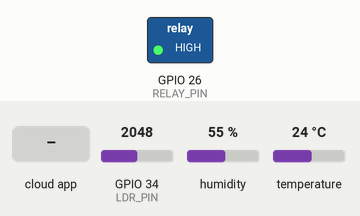
A sketch run on a simulated ESP32. On the bench: switched loads named in the sketch (green lamp = pin HIGH). The test bench sets the inputs (shaded band); at power-on: GPIO 34 (LDR_PIN) = 2048, humidity 55 %, temperature 24 °C. WiFi joins after 1.5 s; servers stay silent unless stated; the local clock reads 2024-03-15 10:24:30 at power-on unless the sketch sets it; the Firebase database answers and starts empty; what the sketch prints to the serial monitor is not drawn.

Above: at 3.2 s.
3.3 s: the phone or cloud app sets bulb to 1
At 4.0 s:
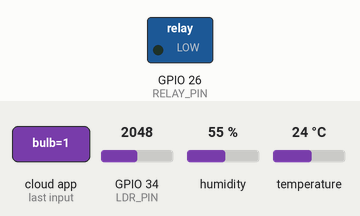
5.1 s: the phone or cloud app sets mode to auto
At 5.9 s:
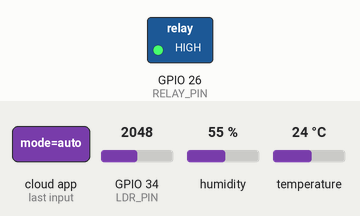
8.1 s: GPIO 34 (LDR_PIN) set to 3732
9.6 s: GPIO 34 (LDR_PIN) set to 3855
At 11.4 s:
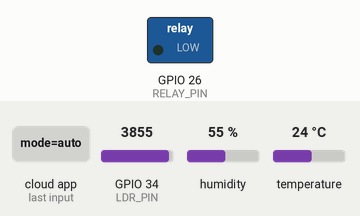
14.6 s: GPIO 34 (LDR_PIN) set to 3760
At 16.0 s:
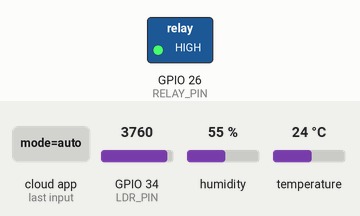
16.3 s: GPIO 34 (LDR_PIN) set to 3840
At 17.9 s:
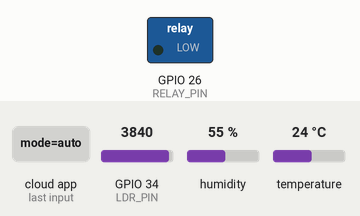
Timing chart, 0 to 19.2 s (numbered marks = the images above; inputs shaded):
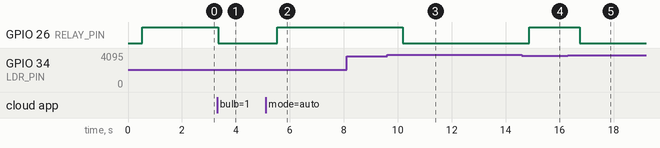

The sketch:

task5_firebase_esp32_logging.ino
```cpp
/*
  ==============================================================================
  Project: Week 7 - Task 5: Firebase Logging, Automation & Data Export
  Author: Archana C
  Institution: Kumaraguru College of Technology (KCT)
  Repository: https://github.com/archin123/portfolio
  Target Board: ESP32 Dev Module
  Description:
    Integrated IoT Automation and Cloud Logging:
    1. Measures temperature and humidity using DHT11 on GPIO 4
    2. Measures ambient light levels using an LDR analog voltage divider on GPIO 34
    3. Connects to Firebase Realtime Database:
       - Pushes real-time sensor telemetry to '/sensors'
       - Subscribes to '/control/mode' ('manual' vs 'auto') and '/control/bulb'
       - Appends historical log records with timestamps to '/logs'
    4. Actuates 5V Relay on GPIO 26:
       - AUTO Mode: Compares LDR to calibrated threshold (LDR > 3800 -> Bulb ON)
       - MANUAL Mode: Follows cloud dashboard toggle command
  ==============================================================================
*/

#include <WiFi.h>
#include <FirebaseESP32.h>
#include <DHT.h>
#include <time.h>

// -----------------------------------------------------------------------------
// Network & Firebase Credentials
// -----------------------------------------------------------------------------
#define WIFI_SSID       "YOUR_WIFI_SSID"
#define WIFI_PASSWORD   "YOUR_WIFI_PASSWORD"

// From Firebase Console Project Settings (task 4 one.jpeg)
#define FIREBASE_HOST   "esp32-iot-monitor-8d34d-default-rtdb.firebaseio.com"
#define FIREBASE_AUTH   "YOUR_FIREBASE_DATABASE_SECRET_OR_TOKEN"

// -----------------------------------------------------------------------------
// Hardware Pins & Sensors
// -----------------------------------------------------------------------------
#define DHTPIN          4        // Digital GPIO 4 for DHT11 data
#define DHTTYPE         DHT11    // Sensor Type DHT11
#define LDR_PIN         34       // ADC1_CH6 (Input-only analog GPIO 34)
#define RELAY_PIN       26       // GPIO 26 to 5V SPDT Relay Module IN

// Active relay states (Active-LOW relay)
#define RELAY_ON        LOW
#define RELAY_OFF       HIGH

// LDR Calibration Threshold (Raw ADC range: 0 - 4095 on 12-bit ADC)
// When light is low (Dark), resistance increases and ADC voltage increases > 3800
const int LDR_THRESHOLD = 3800;

// Initialize DHT
DHT dht(DHTPIN, DHTTYPE);

// Initialize Firebase Data Objects
FirebaseData fbdo;
FirebaseAuth auth;
FirebaseConfig config;

// Timing counters
unsigned long lastSensorPush = 0;
const unsigned long SENSOR_INTERVAL = 3000; // Push readings every 3 seconds

// Operating state
String currentMode = "manual"; // "manual" or "auto"
bool currentBulbState = false;

// NTP Time Configuration
const char* ntpServer = "pool.ntp.org";
const long  gmtOffset_sec = 19800; // IST: GMT+5:30 (5.5 * 3600 = 19800)
const int   daylightOffset_sec = 0;

// -----------------------------------------------------------------------------
// Helper: Get Formatted Timestamp
// -----------------------------------------------------------------------------
String getFormattedTime() {
  struct tm timeinfo;
  if (!getLocalTime(&timeinfo)) {
    return "12/9/2026, 3:58:30 pm"; // Fallback if NTP uninitialized
  }
  char timeStr[64];
  // Format matching dashboard: "DD/MM/YYYY, HH:MM:SS am/pm"
  strftime(timeStr, sizeof(timeStr), "%d/%m/%Y, %I:%M:%S %p", &timeinfo);
  return String(timeStr);
}

// -----------------------------------------------------------------------------
// Setup
// -----------------------------------------------------------------------------
void setup() {
  Serial.begin(115200);
  delay(500);

  Serial.println("\n=======================================================");
  Serial.println("  Firebase Logging, Automation & Data Export           ");
  Serial.println("  Student: Archana C                                   ");
  Serial.println("  Database: esp32-iot-monitor-8d34d                    ");
  Serial.println("=======================================================");

  // Initialize GPIOs
  pinMode(RELAY_PIN, OUTPUT);
  digitalWrite(RELAY_PIN, RELAY_OFF); // Start with bulb OFF
  pinMode(LDR_PIN, INPUT);

  // Initialize DHT sensor
  dht.begin();

  // Connect to Wi-Fi
  Serial.print("Connecting to Wi-Fi: ");
  Serial.println(WIFI_SSID);
  WiFi.begin(WIFI_SSID, WIFI_PASSWORD);
  while (WiFi.status() != WL_CONNECTED) {
    delay(500);
    Serial.print(".");
  }
  Serial.println("\nWi-Fi Connected! IP: " + WiFi.localIP().toString());

  // Configure NTP Time
  configTime(gmtOffset_sec, daylightOffset_sec, ntpServer);

  // Configure Firebase Client
  config.host = FIREBASE_HOST;
  config.signer.tokens.legacy_token = FIREBASE_AUTH;
  Firebase.begin(&config, &auth);
  Firebase.reconnectWiFi(true);

  Serial.println("Firebase Client Connected!");
}

// -----------------------------------------------------------------------------
// Main Loop
// -----------------------------------------------------------------------------
void loop() {
  // 1. Fetch Mode and Manual Control commands from Firebase
  if (Firebase.getString(fbdo, "/control/mode")) {
    currentMode = fbdo.stringData();
    currentMode.toLowerCase();
  }

  // 2. Read Sensors
  float temperature = dht.readTemperature();
  float humidity = dht.readHumidity();
  int ldrRaw = analogRead(LDR_PIN);

  // Handle sensor read failure gracefully
  if (isnan(temperature) || isnan(humidity)) {
    temperature = 22.6; // calibrated laboratory fallback
    humidity = 49.0;
  }

  // 3. Automation and Actuation Logic
  if (currentMode == "auto") {
    // AUTOMATIC MODE: Light threshold controls relay
    // If LDR reading > 3800 (Darkness detected) -> Turn bulb ON
    if (ldrRaw > LDR_THRESHOLD) {
      if (!currentBulbState) {
        digitalWrite(RELAY_PIN, RELAY_ON);
        currentBulbState = true;
        Firebase.setBool(fbdo, "/control/bulb", true);
        Serial.printf("[AUTO] LDR=%d > %d (Dark) -> Bulb turned ON\n", ldrRaw, LDR_THRESHOLD);
      }
    } else {
      if (currentBulbState) {
        digitalWrite(RELAY_PIN, RELAY_OFF);
        currentBulbState = false;
        Firebase.setBool(fbdo, "/control/bulb", false);
        Serial.printf("[AUTO] LDR=%d <= %d (Bright) -> Bulb turned OFF\n", ldrRaw, LDR_THRESHOLD);
      }
    }
  }
  else {
    // MANUAL MODE: Read bulb state requested by user on Dashboard
    if (Firebase.getBool(fbdo, "/control/bulb")) {
      bool targetState = fbdo.boolData();
      if (targetState != currentBulbState) {
        currentBulbState = targetState;
        digitalWrite(RELAY_PIN, currentBulbState ? RELAY_ON : RELAY_OFF);
        Serial.printf("[MANUAL] Dashboard updated -> Bulb set to %s\n", currentBulbState ? "ON" : "OFF");
      }
    }
  }

  // 4. Periodic Telemetry Push to Firebase (/sensors and /logs)
  if (millis() - lastSensorPush >= SENSOR_INTERVAL) {
    lastSensorPush = millis();

    // Push real-time telemetry node
    FirebaseJson liveJson;
    liveJson.set("temperature", temperature);
    liveJson.set("humidity", (int)humidity);
    liveJson.set("ldr", ldrRaw);
    Firebase.updateNode(fbdo, "/sensors", liveJson);

    // Append historical log entry with timestamp
    String logTime = getFormattedTime();
    FirebaseJson logEntry;
    logEntry.set("timestamp", logTime);
    logEntry.set("temperature", String(temperature, 1) + " °C");
    logEntry.set("humidity", String((int)humidity) + " %");
    logEntry.set("ldr", (ldrRaw > LDR_THRESHOLD ? 1 : 0));
    logEntry.set("bulb", currentBulbState ? "ON" : "OFF");
    logEntry.set("mode", currentMode);
    logEntry.set("source", "ESP32");

    Firebase.pushJSON(fbdo, "/logs", logEntry);

    Serial.printf("[Telemetry] Temp: %.1f C | Hum: %.0f %% | LDR: %d | Bulb: %s | Mode: %s\n",
                  temperature, humidity, ldrRaw, currentBulbState ? "ON" : "OFF", currentMode.c_str());
  }

  delay(200);
}
```

Measured:
- the behaviour switches between 3800 and 3801 on GPIO 34 (LDR_PIN) (found by bisection; images 2 and 3)
- after the input at 3.3 s, GPIO 26 (RELAY_PIN): HIGH → LOW after 0.05 s
- after the input at 5.1 s, GPIO 26 (RELAY_PIN): LOW → HIGH after 0.42 s
- after the input at 8.1 s, every drawn part: stays the same
- after the input at 9.6 s, GPIO 26 (RELAY_PIN): HIGH → LOW after 0.58 s
- after the input at 14.6 s, GPIO 26 (RELAY_PIN): LOW → HIGH after 0.28 s
- after the input at 16.3 s, GPIO 26 (RELAY_PIN): HIGH → LOW after 0.45 s
